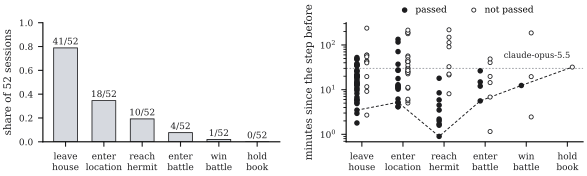

Source code (Python):
"""The filters: every model session (hour and four-hour) along the chain of
steps a playthrough passes in order.

    python filters.py

Left, the share of all model sessions that passed each step; the bar labels
use that same total denominator. Right, among sessions that passed the step
before, the minutes to passing this one (filled) or to the last key (open).
"""
import os
import sys

import matplotlib
matplotlib.use("Agg")
import matplotlib.pyplot as plt  # noqa: E402

HERE = os.path.dirname(os.path.abspath(__file__))
sys.path.insert(0, HERE)
import field  # noqa: E402

INK = "#1c1c1e"
plt.rcParams.update({"font.family": "serif", "font.size": 7.5})


def rows():
    return [r for r in field.played(field.load_runs(dedup=False)) if not field.is_random(r["agent"])] + field.load_long()


def figure_filters():
    session_rows = rows()
    ch = field.chain(session_rows)
    n = len(session_rows)
    fig, (a, b) = plt.subplots(1, 2, figsize=(7.0, 1.55), gridspec_kw={"width_ratios": [1.2, 1.2], "wspace": 0.28})
    xs = list(range(len(ch)))
    share = [len(s["passed"]) / n for s in ch]
    a.bar(xs, share, width=0.62, color="#d6d9df", edgecolor=INK, linewidth=0.6)
    for x, s, v in zip(xs, ch, share):
        a.text(x, v + 0.03, "%d/%d" % (len(s["passed"]), n), ha="center", fontsize=6.5, color=INK)
    a.set_xticks(xs)
    a.set_xticklabels([s["step"] for s in ch], fontsize=6.2)
    a.set_ylim(0, 1.0)
    a.set_ylabel("share of %d sessions" % n, color=INK)
    b.set_yscale("log")
    for x, s in zip(xs, ch):
        pd = [max(d, 0.5) for _, d in s["passed"]]
        sd = [max(d, 0.5) for _, d in s["stuck"]]
        b.scatter([x - 0.12] * len(pd), pd, s=9, color=INK, zorder=3)
        b.scatter([x + 0.12] * len(sd), sd, s=9, facecolors="white", edgecolors=INK, linewidths=0.6, zorder=3)
    b.axhline(30, color="#8a8d93", lw=0.6, ls=(0, (2, 2)))
    # the session with the most milestones, traced through every step it reached
    best = max(session_rows, key=lambda r: (field.rungs_reached(r), r["id"]))
    tx, ty = [], []
    for x, s in zip(xs, ch):
        for off, pts in ((-0.12, s["passed"]), (0.12, s["stuck"])):
            for r, d in pts:
                if r["id"] == best["id"]:
                    tx.append(x + off)
                    ty.append(max(d, 0.5))
    b.plot(tx, ty, color=INK, lw=0.7, ls=(0, (3, 2)), zorder=2)
    b.text(tx[-1] - 0.05, ty[-1] * 1.45, best["agent"], fontsize=6, color=INK, ha="right", va="bottom")
    b.set_xticks(list(xs))
    b.set_xticklabels([s["step"] for s in ch], fontsize=6.2)
    b.set_ylabel("minutes since the step before", color=INK)
    b.scatter([], [], s=9, color=INK, label="passed")
    b.scatter([], [], s=9, facecolors="none", edgecolors=INK, linewidths=0.6, label="not passed")
    b.legend(loc="lower center", bbox_to_anchor=(0.5, 1.0), ncol=2, fontsize=6.5, frameon=False, handletextpad=0.2)
    for ax in (a, b):
        ax.tick_params(colors=INK, labelsize=6.5)
        for sp in ("top", "right"):
            ax.spines[sp].set_visible(False)
    return fig


def main():
    fig = figure_filters()
    fig.savefig(os.path.join(HERE, "filters.pdf"), bbox_inches="tight", pad_inches=0.02)
    plt.close(fig)
    print("wrote filters.pdf")


if __name__ == "__main__":
    main()
